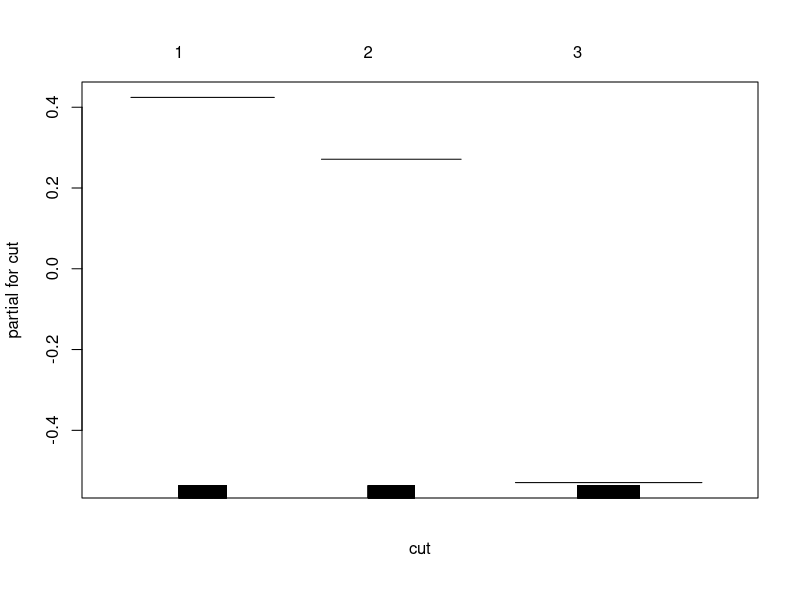
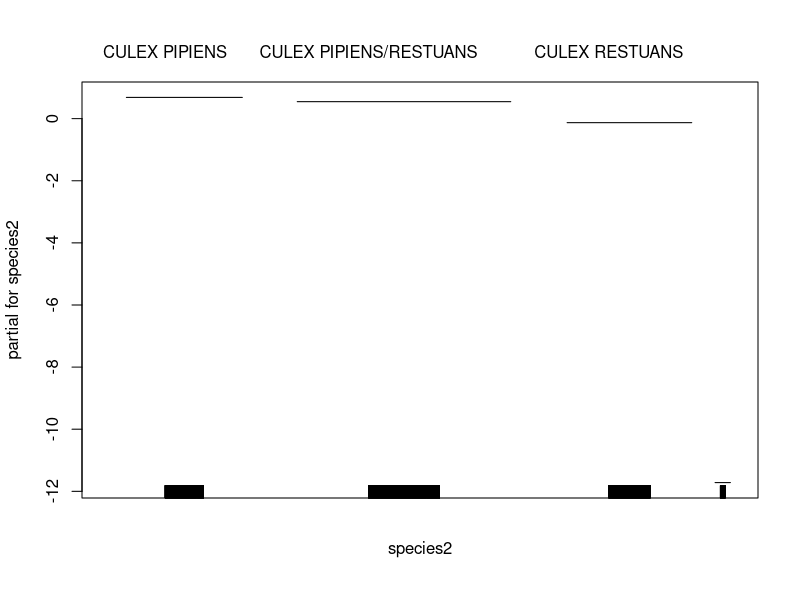
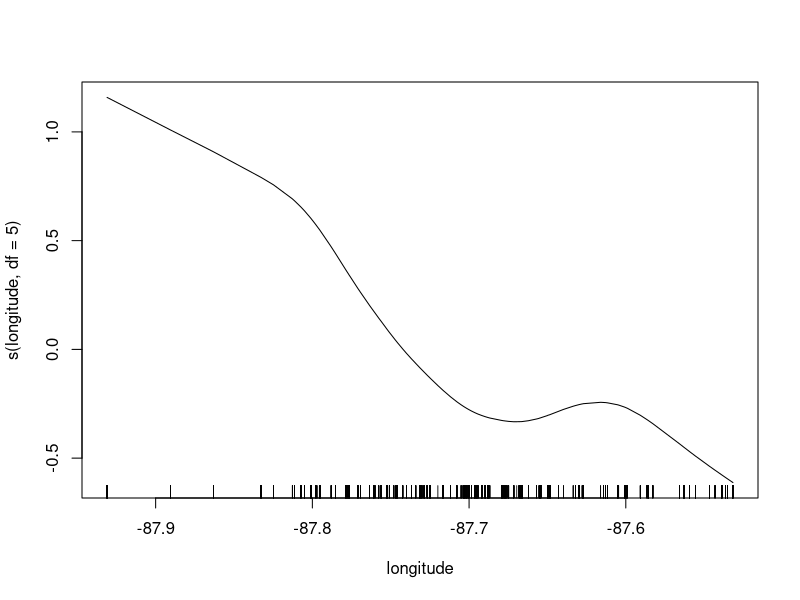
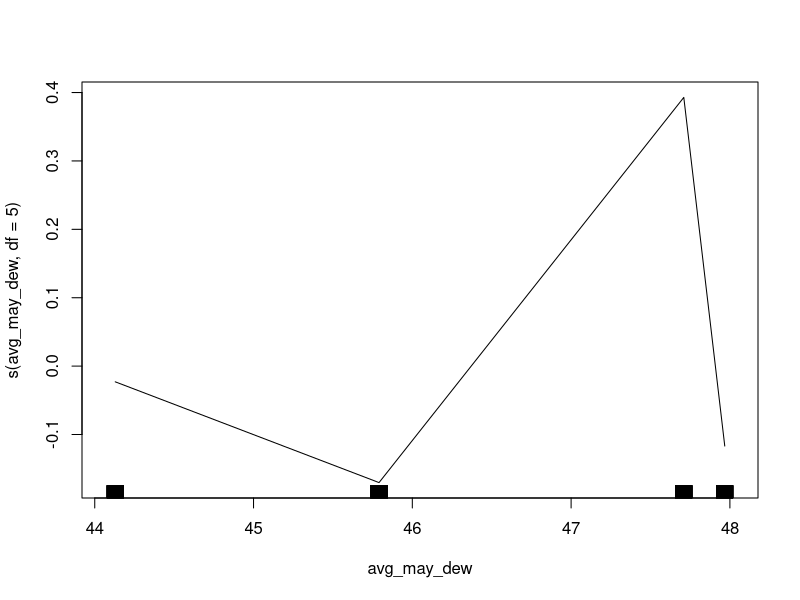
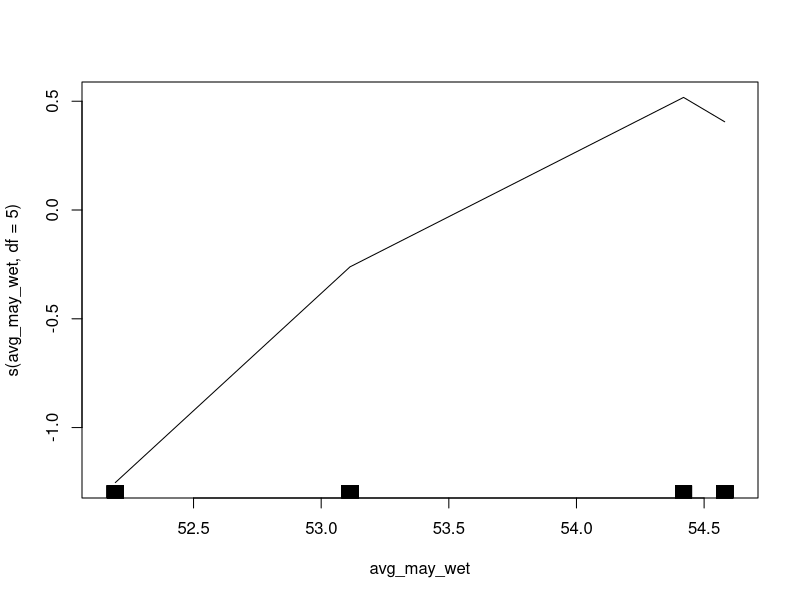
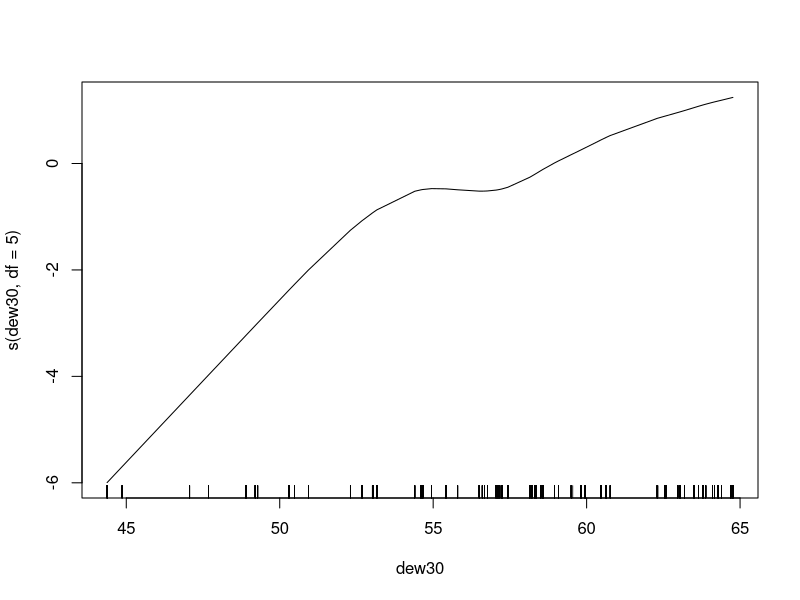

The R script that drew these images, in order:
### This file simply re-fits the three models discussed specifically in the write-up.
setwd('/home/john/Kaggle/West Nile Virus Prediction/Data')

library(gam)
library(dplyr)


training_final <- read.csv("training_final.csv", stringsAsFactors = FALSE, header = TRUE)

training_final <- training_final %>%
    select(cut,
           species2,
           latitude,
           longitude,
           avg_may_temp,
           num_may_rain,
           avg_may_dew,
           avg_may_wet,
           avg_avg,
           avg_min,
           avg_max,
           avg_dew,
           avg_wet,
           wet_con,
           temp_range,
           temp30,
           rain14,
           dew30,
           wet30,
           range1,
           wnvpresent)

str(training_final)
training_final$species2 <- as.factor(training_final$species2)
training_final$cut <- as.factor(training_final$cut)

### Logistic regression, forward selection variables
forward_model <- glm(data=training_final,
                     wnvpresent ~ dew30 + avg_may_wet + longitude + species2 + avg_may_temp +
                         cut + avg_may_dew + avg_dew + range1,
                     family = 'binomial')
forward_model$coef
summary(forward_model)
### GAM, forward selection variables
gam_fit_fwd = gam(as.factor(wnvpresent)~ cut + species2 + s(longitude,df=5) + 
                  s(avg_may_dew,df=5) + s(avg_may_wet,df=5) + s(dew30, df=5) +
                  s(avg_may_temp,df=5) + s(avg_dew, df=5) + s(range1, df=5),
              family = binomial , 
              data = training_final)
gam_fit_fwd$coef
summary(gam_fit_fwd)
### GAM, lasso variables
gam_fit_lasso = gam(as.factor(wnvpresent)~ cut + species2 + s(longitude,df=5) + 
                  s(avg_may_dew,df=5) + s(avg_may_wet,df=5) + s(dew30, df=5),
              family = binomial , 
              data = training_final)
gam_fit_lasso$coef
summary(gam_fit_lasso)
plot(gam_fit_lasso)
